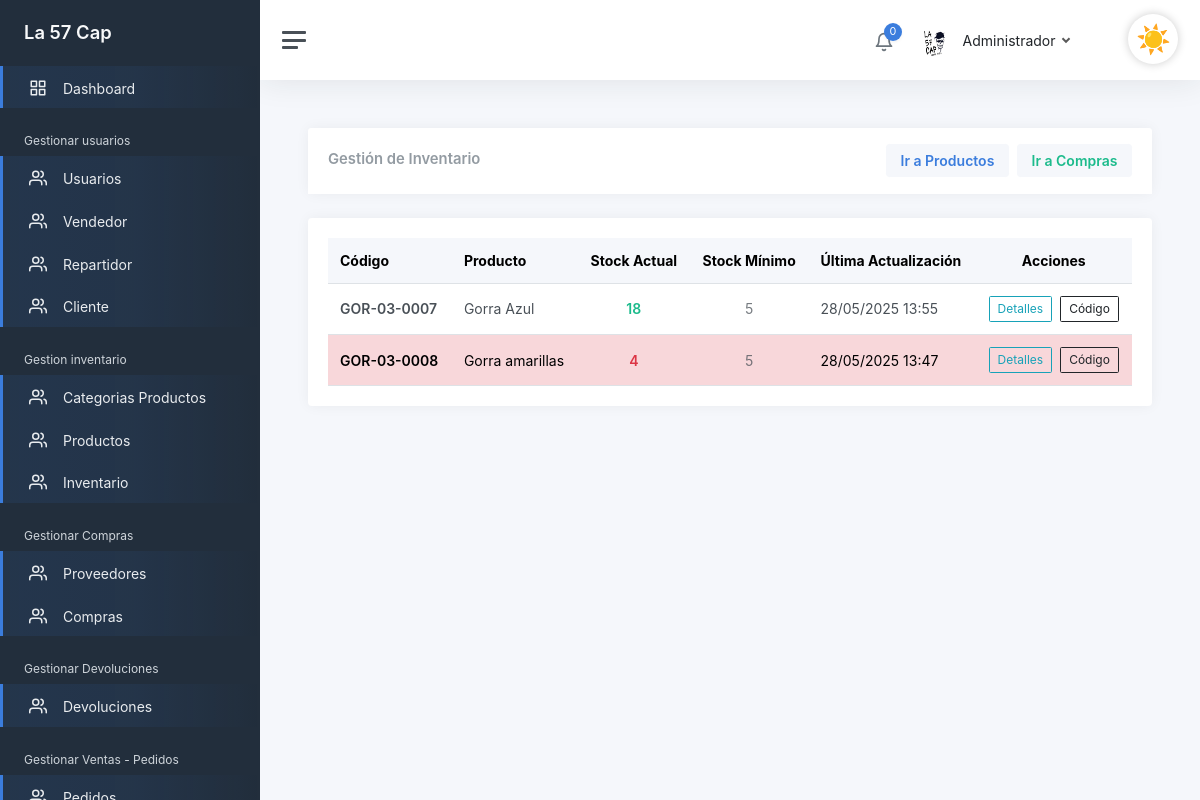
The page /admin/InventarioGeneral (signed in) on the database as committed earlier.
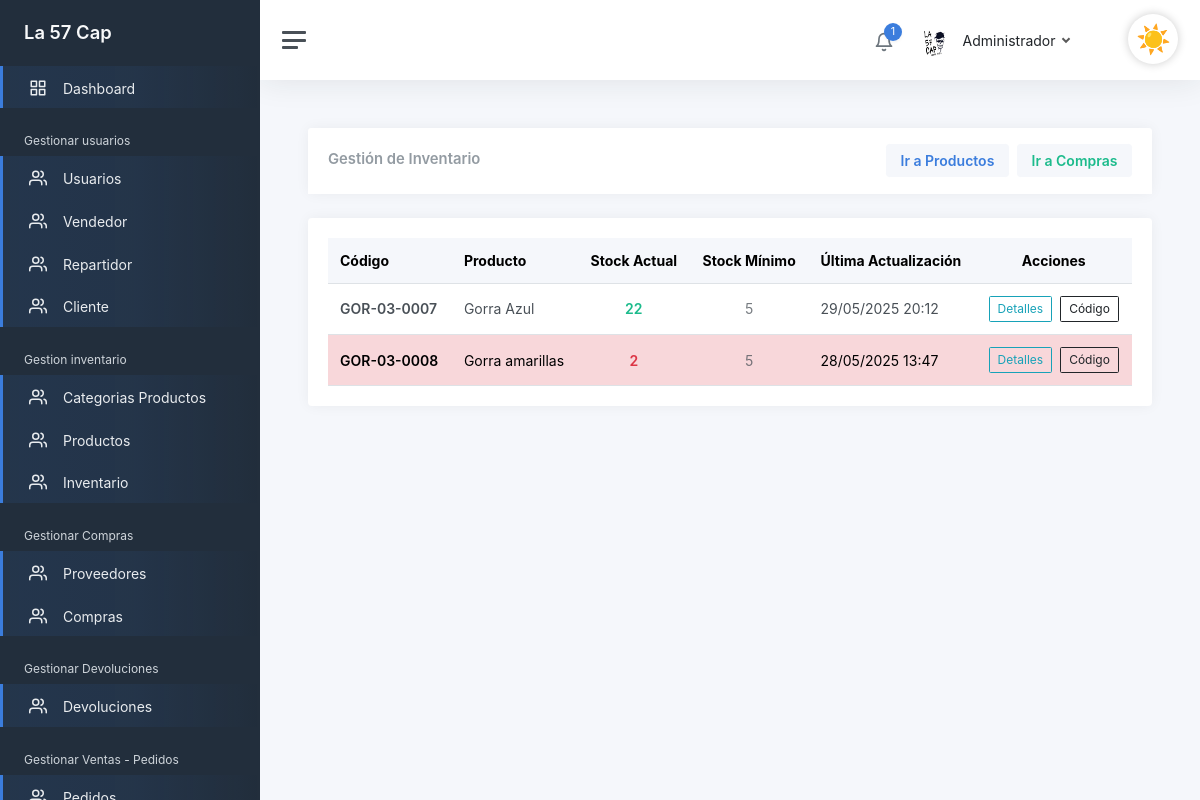
The same page on the database as committed later.
### tables this page shows
CREATE TABLE `inventario`  (
  `idInventario` int(0) NOT NULL AUTO_INCREMENT,
  `cantidad_actual` int(0) NOT NULL,
  `cantidad_minima` int(0) NOT NULL,
  `fecha_actualizacion` datetime(0) NULL DEFAULT NULL,
  `producto_idproducto` int(0) NOT NULL,
  PRIMARY KEY (`idInventario`) USING BTREE,
  INDEX `fk_Inventario_producto1_idx`(`producto_idproducto`) USING BTREE,
  CONSTRAINT `fk_Inventario_producto1` FOREIGN KEY (`producto_idproducto`) REFERENCES `producto` (`idproducto`) ON DELETE RESTRICT ON UPDATE RESTRICT
);

CREATE TABLE `producto`  (
  `idproducto` int(0) NOT NULL AUTO_INCREMENT,
  `id_categoria` int(0) NOT NULL,
  `codigo_producto` varchar(45) NOT NULL,
  `nombre_producto` varchar(45) NOT NULL,
  `descripcion` varchar(200) NOT NULL,
  `precio` decimal(10, 2) NOT NULL,
  `eliminado` tinyint(0) NULL DEFAULT 0,
  `Foto` varchar(150) NULL DEFAULT NULL,
  PRIMARY KEY (`idproducto`) USING BTREE,
  INDEX `producto_categoria_idx`(`id_categoria`) USING BTREE,
  CONSTRAINT `producto_categoria` FOREIGN KEY (`id_categoria`) REFERENCES `categoria_producto` (`idcategoria_producto`) ON DELETE RESTRICT ON UPDATE RESTRICT
);

### views/Admin/inventario/GestionarInventario.php (the view, shortened to what the changed rows need)
<div class="card">
    <div class="card-header d-flex justify-content-between align-items-center">
        <h2 class="card-title mb-0">Gestión de Inventario</h2>
        <div class="d-flex gap-2">
            <a href="/admin/GestionarProducto" class="btn btn-light text-primary fw-bold">Ir a Productos</a>
            <a href="/admin/GestionarCompras" class="btn btn-light text-success fw-bold">Ir a Compras</a>
        </div>
    </div>
</div>
<div class="card mt-3">
    <div class="card-body table-responsive">
        <table class="table table-hover mb-0">
            <thead class="table-light">
                <tr>
                    <th>Código</th>
                    <th>Producto</th>
                    <th class="text-center">Stock Actual</th>
                    <th class="text-center">Stock Mínimo</th>
                    <th>Última Actualización</th>
                    <th class="text-center">Acciones</th>
                </tr>
            </thead>
            <tbody>
                <?php if (!empty($registros)): ?>
                    <?php foreach ($registros as $registro): ?>
                        <tr class="<?= $registro->cantidad_actual < $registro->cantidad_minima ? 'table-danger' : '' ?>">
                            <td><strong><?= $registro->codigo_producto ?></strong></td>
                            <td><?= $registro->nombre_producto ?></td>
                            <td class="text-center fw-bold <?= $registro->cantidad_actual < $registro->cantidad_minima ? 'text-danger' : 'text-success' ?>">
                                <?= $registro->cantidad_actual ?>
                            </td>
                            <td class="text-center text-muted">
                                <?= $registro->cantidad_minima ?>
                            </td>
                            <td><?= date('d/m/Y H:i', strtotime($registro->fecha_actualizacion)) ?></td>
                            <td class="text-center">
                                <div class="d-flex justify-content-center gap-2">
                                    <a href="/admin/VerProducto?id=<?= $registro->producto_idproducto ?>" class="btn btn-sm btn-outline-info">
                                        <i class="fas fa-eye"></i> Detalles
                                    </a>
                                    <a href="/admin/GenerarCodigoBarras?id=<?= $registro->producto_idproducto ?>" class="btn btn-sm btn-outline-dark">
                                        <i class="fas fa-barcode"></i> Código
                                    </a>
                                </div>
                            </td>
                        </tr>
                    <?php endforeach; ?>
                <?php else: ?>
                    <tr>
                        <td colspan="6" class="text-center text-muted">No hay registros de inventario.</td>
                    </tr>
                <?php endif; ?>
            </tbody>
        </table>
    </div>
</div>

### views/layout/layoutAdmin.php (shortened to what the changed rows need)
<!DOCTYPE html>
<html lang="en">
<head>
    <link rel="stylesheet" href="/build/css/app.css">
</head>
<body>
    <div class="wrapper">
        <nav id="sidebar" class="sidebar js-sidebar">
            <div class="sidebar-content js-simplebar">
                <a class="sidebar-brand" href="/admin">
                    <span class="align-middle">La 57 Cap</span>
                </a>
                <ul class="sidebar-nav">
                    <li class="sidebar-item active">
                        <a class="sidebar-link" href="/admin/Dashboard">
                            <i class="align-middle" data-feather="grid"></i> <span class="align-middle">Dashboard</span>
                        </a>
                    </li>
                    <li class="sidebar-header">
                        Gestionar usuarios
                    </li>
                    <li class="sidebar-item active">
                        <a class="sidebar-link" href="/admin/GestionarUsuario">
                            <i class="align-middle" data-feather="users"></i> <span class="align-middle">
                                Usuarios</span>
                        </a>
                    </li>
                    <li class="sidebar-item active">
                        <a class="sidebar-link" href="/admin/GestionarVendedores">
                            <i class="align-middle" data-feather="users"></i> <span class="align-middle">
                                Vendedor</span>
                        </a>
                    </li>
                    <li class="sidebar-item active">
                        <a class="sidebar-link" href="/admin/GestionarRepartidor">
                            <i class="align-middle" data-feather="users"></i> <span class="align-middle">
                                Repartidor</span>
                        </a>
                    </li>
                    <li class="sidebar-item active">
                        <a class="sidebar-link" href="/admin/GestionarCliente">
                            <i class="align-middle" data-feather="users"></i> <span class="align-middle">
                                Cliente</span>
                        </a>
                    </li>
                    <li class="sidebar-header">
                        Gestion inventario
                    </li>
                    <li class="sidebar-item active">
                        <a class="sidebar-link" href="/admin/GestionarCategoriaProducto">
                            <i class="align-middle" data-feather="users"></i> <span class="align-middle">
                                Categorias Productos</span>
                        </a>
                    </li>
                    <li class="sidebar-item active">
                        <a class="sidebar-link" href="/admin/GestionarProducto">
                            <i class="align-middle" data-feather="users"></i> <span class="align-middle">
                                Productos</span>
                        </a>
                    </li>
                    <li class="sidebar-item active">
                        <a class="sidebar-link" href="/admin/InventarioGeneral">
                            <i class="align-middle" data-feather="users"></i> <span class="align-middle">
                                Inventario</span>
                        </a>
                    </li>
                    <li class="sidebar-header">
                        Gestionar Compras
                    </li>
                    <li class="sidebar-item active">
                        <a class="sidebar-link" href="/admin/GestionarProveedores">
                            <i class="align-middle" data-feather="users"></i> <span class="align-middle">
                                Proveedores</span>
                        </a>
                    </li>
                    <li class="sidebar-item active">
                        <a class="sidebar-link" href="/admin/GestionarCompras">
                            <i class="align-middle" data-feather="users"></i> <span class="align-middle">
                                Compras
                            </span>
                        </a>
                    </li>
                    <li class="sidebar-header">
                        Gestionar Devoluciones
                    </li>
                    <li class="sidebar-item active">
                        <a class="sidebar-link" href="/admin/devoluciones">
                            <i class="align-middle" data-feather="users"></i> <span class="align-middle">
                                Devoluciones
                            </span>
                        </a>
                    </li>
                    <li class="sidebar-header">
                        Gestionar Ventas - Pedidos
                    </li>
                    <li class="sidebar-item active">
                        <a class="sidebar-link" href="/admin/historialPedidos">
                            <i class="align-middle" data-feather="users"></i> <span class="align-middle">
                            </span>
                        </a>
                    </li>
                </ul>
            </div>
        </nav>
        <div class="main">
            <nav class="navbar navbar-expand navbar-light navbar-bg">
                <a class="sidebar-toggle js-sidebar-toggle">
                    <i class="hamburger align-self-center"></i>
                </a>
                <div class="navbar-collapse collapse">
                    <ul class="navbar-nav navbar-align">
                        <li class="nav-item dropdown">
                            <a class="nav-icon dropdown-toggle" href="#" id="alertsDropdown" data-bs-toggle="dropdown">
                                <div class="position-relative">
                                    <i class="align-middle" data-feather="bell"></i>
                                    <span class="indicator"><?= count(Notificacion::obtenerPorUsuario($_SESSION['id'])) ?></span>
                                </div>
                            </a>
                        </li>
                        <li class="nav-item dropdown">
                            <?php
                            $nombreUsuario = $_SESSION['nombre'] ?? 'Administrador';
                            $fotoPerfil = $_SESSION['f_perfil'] ?? 'f_perfil_admin.png';
                            $rutaPerfil = "/img/users/" . $fotoPerfil;
                            ?>
                            <a class="nav-link dropdown-toggle d-none d-sm-inline-block" href="#"
                                data-bs-toggle="dropdown">
                                <img src="<?php echo $rutaPerfil; ?>" class="avatar img-fluid rounded me-1"
                                    alt="Foto de perfil" />
                                <span class="text-dark"><?php echo htmlspecialchars($nombreUsuario); ?></span>
                            </a>
                        </li>
                    </ul>
                </div>
                <div class="form-check form-switch ms-3">
                    <label for="darkModeSwitch" class="toggle-icon"></label>
                </div>
            </nav>
            <main class="content">
                <div class="container-fluid p-0">
                    <?php echo $contenido; ?>
                </div>
            </main>
        </div>
    </div>
</body>
</html>

Rows that differ between the two databases and show on the page:
changed inventario "GOR-03-0007": cantidad_actual "18" → "22"; fecha_actualizacion "28/05/2025 13:55" → "29/05/2025 20:12"
changed inventario "GOR-03-0008": cantidad_actual "4" → "2"
Other text that changed with them:
count(Notificacion::obtenerPorUsuario($_SESSION['id'])): "0" → "1"
